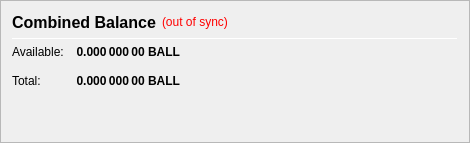
                   <widget class="QFrame" name="frame_CombinedBalances">
                    <property name="minimumSize">
                     <size>
                      <width>470</width>
                      <height>0</height>
                     </size>
                    </property>
                    <property name="frameShape">
                     <enum>QFrame::StyledPanel</enum>
                    </property>
                    <property name="frameShadow">
                     <enum>QFrame::Raised</enum>
                    </property>
                    <layout class="QVBoxLayout" name="verticalLayout_5">
                     <item>
                      <layout class="QHBoxLayout" name="horizontalLayout_5" stretch="0,0,0">
                       <item>
                        <widget class="QLabel" name="label_5z">
                         <property name="minimumSize">
                          <size>
                           <width>0</width>
                           <height>20</height>
                          </size>
                         </property>
                         <property name="font">
                          <font>
                           <pointsize>12</pointsize>
                           <weight>75</weight>
                           <bold>true</bold>
                          </font>
                         </property>
                         <property name="toolTip">
                          <string>Combined Balance (including unconfirmed and immature coins)</string>
                         </property>
                         <property name="text">
                          <string>Combined Balance</string>
                         </property>
                        </widget>
                       </item>
                       <item>
                        <widget class="QLabel" name="labelWalletStatus">
                         <property name="cursor">
                          <cursorShape>WhatsThisCursor</cursorShape>
                         </property>
                         <property name="toolTip">
                          <string>The displayed information may be out of date. Your wallet automatically synchronizes with the BALLcoin network after a connection is established, but this process has not completed yet.</string>
                         </property>
                         <property name="styleSheet">
                          <string notr="true">QLabel { color: red; }</string>
                         </property>
                         <property name="text">
                          <string notr="true">(out of sync)</string>
                         </property>
                         <property name="alignment">
                          <set>Qt::AlignLeading|Qt::AlignLeft|Qt::AlignVCenter</set>
                         </property>
                        </widget>
                       </item>
                       <item>
                        <spacer name="horizontalSpacer_1">
                         <property name="orientation">
                          <enum>Qt::Horizontal</enum>
                         </property>
                         <property name="sizeHint" stdset="0">
                          <size>
                           <width>40</width>
                           <height>20</height>
                          </size>
                         </property>
                        </spacer>
                       </item>
                      </layout>
                     </item>
                     <item>
                      <widget class="Line" name="line_CombinedBalance">
                       <property name="minimumSize">
                        <size>
                         <width>0</width>
                         <height>1</height>
                        </size>
                       </property>
                       <property name="maximumSize">
                        <size>
                         <width>16777215</width>
                         <height>1</height>
                        </size>
                       </property>
                       <property name="orientation">
                        <enum>Qt::Horizontal</enum>
                       </property>
                      </widget>
                     </item>
                     <item>
                      <layout class="QGridLayout" name="gridLayout_3">
                       <property name="spacing">
                        <number>12</number>
                       </property>
                       <item row="1" column="0">
                        <widget class="QLabel" name="labelBalanceTextz">
                         <property name="text">
                          <string>Available:</string>
                         </property>
                        </widget>
                       </item>
                       <item row="1" column="1">
                        <widget class="QLabel" name="labelBalancez">
                         <property name="font">
                          <font>
                           <weight>75</weight>
                           <bold>true</bold>
                          </font>
                         </property>
                         <property name="cursor">
                          <cursorShape>IBeamCursor</cursorShape>
                         </property>
                         <property name="toolTip">
                          <string>Your current spendable balance</string>
                         </property>
                         <property name="text">
                          <string notr="true">0.000 000 00 BALL</string>
                         </property>
                         <property name="alignment">
                          <set>Qt::AlignRight|Qt::AlignTrailing|Qt::AlignVCenter</set>
                         </property>
                         <property name="textInteractionFlags">
                          <set>Qt::LinksAccessibleByMouse|Qt::TextSelectableByKeyboard|Qt::TextSelectableByMouse</set>
                         </property>
                        </widget>
                       </item>
                       <item row="2" column="0">
                        <widget class="QLabel" name="labelTotalTextz">
                         <property name="text">
                          <string>Total:</string>
                         </property>
                        </widget>
                       </item>
                       <item row="2" column="1">
                        <widget class="QLabel" name="labelTotalz">
                         <property name="font">
                          <font>
                           <weight>75</weight>
                           <bold>true</bold>
                          </font>
                         </property>
                         <property name="cursor">
                          <cursorShape>IBeamCursor</cursorShape>
                         </property>
                         <property name="toolTip">
                          <string>Total Balance, including all unavailable coins.</string>
                         </property>
                         <property name="text">
                          <string notr="true">0.000 000 00 BALL</string>
                         </property>
                         <property name="alignment">
                          <set>Qt::AlignRight|Qt::AlignTrailing|Qt::AlignVCenter</set>
                         </property>
                         <property name="textInteractionFlags">
                          <set>Qt::LinksAccessibleByMouse|Qt::TextSelectableByKeyboard|Qt::TextSelectableByMouse</set>
                         </property>
                        </widget>
                       </item>
                       <item row="2" column="3">
                        <spacer name="horizontalSpacer_2">
                         <property name="orientation">
                          <enum>Qt::Horizontal</enum>
                         </property>
                         <property name="sizeHint" stdset="0">
                          <size>
                           <width>40</width>
                           <height>20</height>
                          </size>
                         </property>
                        </spacer>
                       </item>
                      </layout>
                     </item>
                     <item>
                      <spacer name="verticalSpacer_1">
                       <property name="orientation">
                        <enum>Qt::Vertical</enum>
                       </property>
                       <property name="sizeHint" stdset="0">
                        <size>
                         <width>20</width>
                         <height>40</height>
                        </size>
                       </property>
                      </spacer>
                     </item>
                    </layout>
                   </widget>
